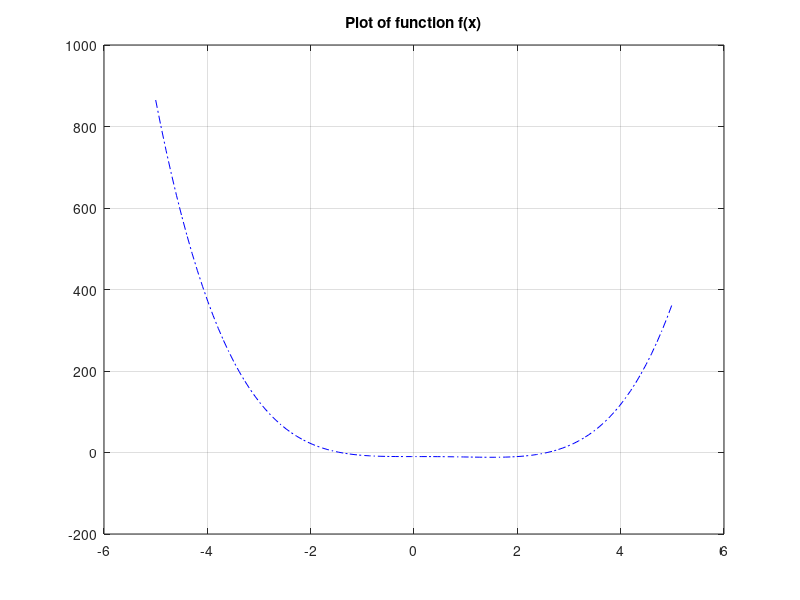

Write the MATLAB code that produced this figure. (Note: this script raises an error after producing the figure.)
% Bisection 

f1 = @(x) x.^4 -2*x.^3 -10;



% plot the function f

xvalues = linspace(-5, 5, 100);
figure,
plot(xvalues, f1(xvalues), 'b-.')
title('Plot of function f(x)')
grid on;

a = 1;
b = 3;
TOL = 1e-4;
[x, xVec, ErrVec] = BisectionVec(a,b, TOL , f1); 

% Plot the approximations and residuals
Total_Iter = length(xVec);
IterVec = 1:1:Total_Iter;
figure,
plot(IterVec, xVec, 'r*--')
title('Approximate Values from Bisection')
xlabel('Iteration Number')
ylabel('Approximate values')
grid on;

figure,
%plot(IterVec, ErrVec, 'bo--')
semilogy(IterVec, ErrVec, 'bo--')
title('Residual from Bisection')
xlabel('Iteration Number')
ylabel('Residual')
grid on;




